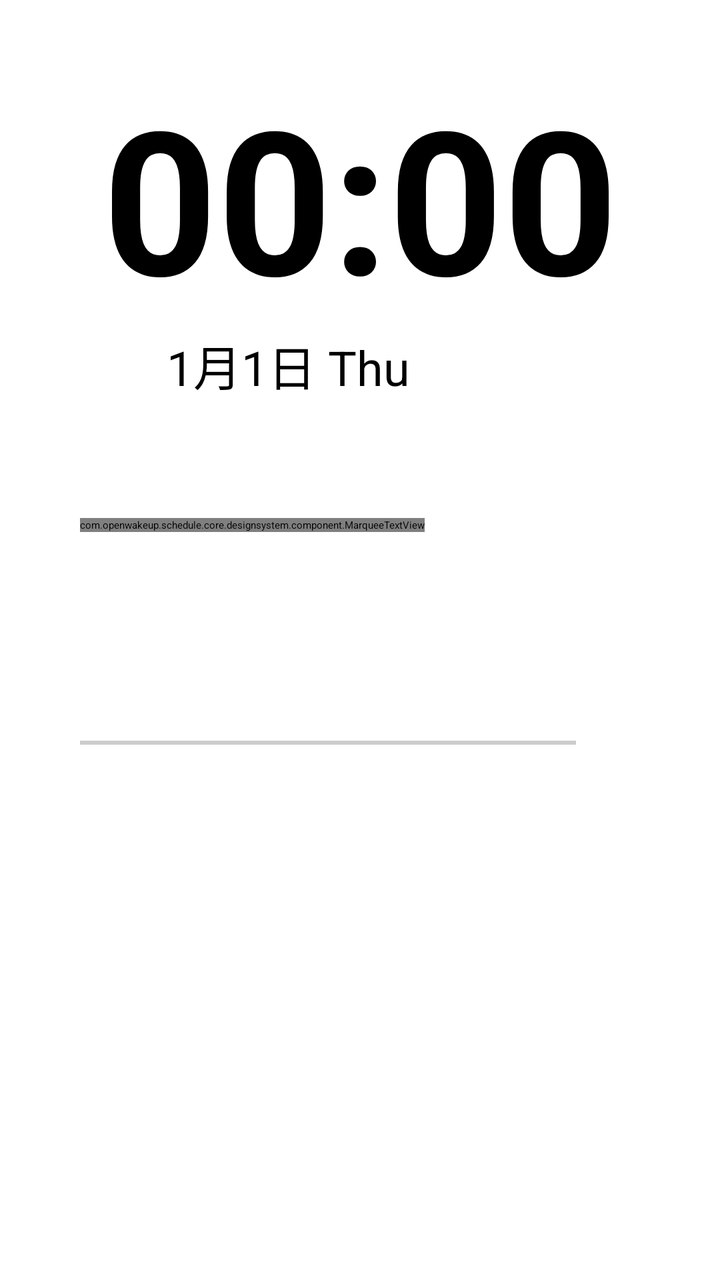
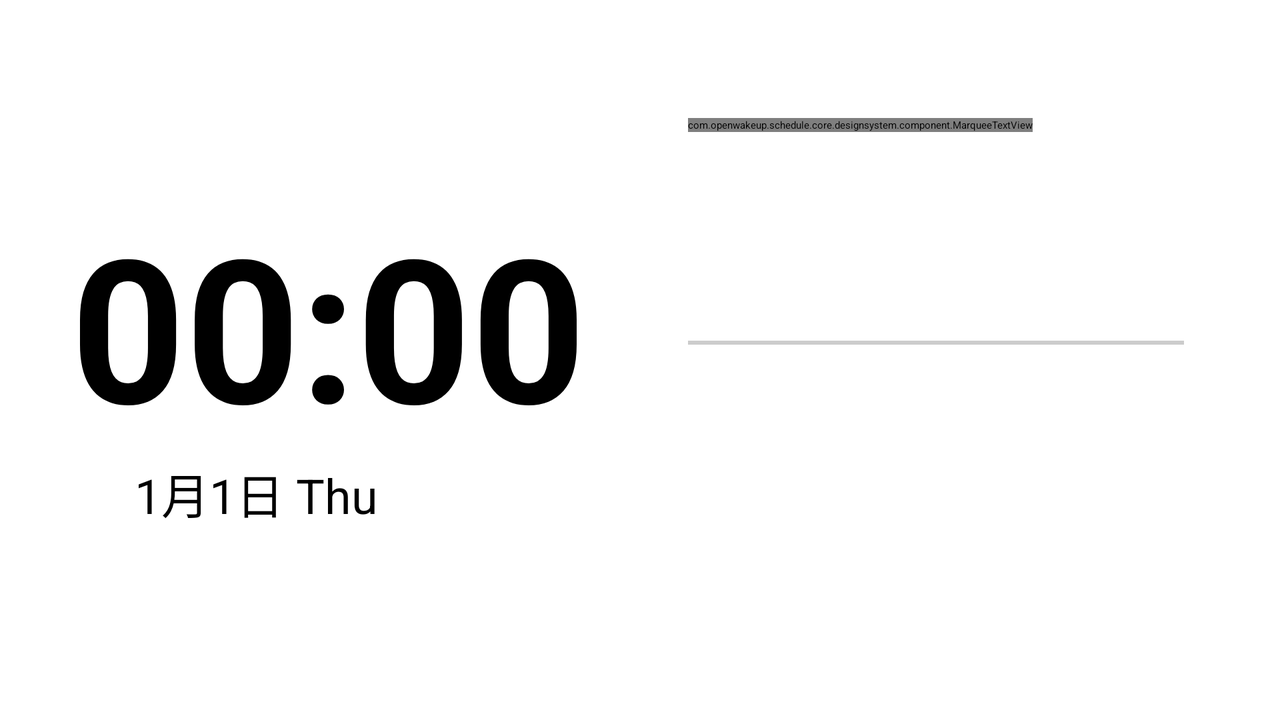

Two renders of one Android screen. The first uses the default layout on a phone; the second uses the alternative layout the repository ships for a different screen configuration, on a matching device. The two XML files are below.
<!-- AndroidManifest.xml: activity theme AppTheme -->
<!-- res/layout/activity_clock.xml -->
<?xml version="1.0" encoding="utf-8"?>
<FrameLayout xmlns:android="http://schemas.android.com/apk/res/android"
    xmlns:app="http://schemas.android.com/apk/res-auto"
    android:layout_width="match_parent"
    android:layout_height="match_parent">

    <androidx.constraintlayout.widget.ConstraintLayout
        android:id="@+id/cl_root"
        android:layout_width="match_parent"
        android:layout_height="match_parent">

        <TextClock
            android:id="@+id/text_clock"
            android:layout_width="wrap_content"
            android:layout_height="wrap_content"
            android:layout_marginTop="32dp"
            android:format12Hour="HH:mm"
            android:format24Hour="HH:mm"
            android:gravity="center"
            android:textSize="100sp"
            android:textStyle="bold"
            app:layout_constraintBottom_toTopOf="@+id/text_date"
            app:layout_constraintEnd_toEndOf="parent"
            app:layout_constraintStart_toStartOf="parent"
            app:layout_constraintTop_toTopOf="parent"
            app:layout_constraintVertical_chainStyle="packed" />

        <TextClock
            android:id="@+id/text_date"
            android:layout_width="wrap_content"
            android:layout_height="wrap_content"
            android:format12Hour="M月d日 EEE"
            android:format24Hour="M月d日 EEE"
            android:paddingStart="16dp"
            android:paddingEnd="16dp"
            android:textSize="24sp"
            app:layout_constraintEnd_toStartOf="@+id/ib_settings"
            app:layout_constraintStart_toStartOf="@+id/text_clock"
            app:layout_constraintTop_toBottomOf="@+id/text_clock" />

        <ImageButton
            android:id="@+id/ib_settings"
            style="@style/ButtonBackground"
            android:layout_width="wrap_content"
            android:layout_height="wrap_content"
            android:contentDescription="@string/title_settings"
            android:padding="16dp"
            android:src="@drawable/ms_settings_24"
            app:layout_constraintBottom_toBottomOf="@+id/text_date"
            app:layout_constraintEnd_toEndOf="@+id/text_clock"
            app:layout_constraintStart_toEndOf="@+id/text_date"
            app:layout_constraintTop_toBottomOf="@+id/text_clock" />

        <LinearLayout
            android:id="@+id/current_content"
            android:layout_width="280dp"
            android:layout_height="wrap_content"
            android:layout_marginTop="32dp"
            android:layout_marginEnd="32dp"
            android:orientation="vertical"
            android:paddingStart="16dp"
            android:paddingEnd="16dp"
            app:layout_constraintBottom_toTopOf="@+id/separator"
            app:layout_constraintEnd_toEndOf="parent"
            app:layout_constraintStart_toStartOf="parent"
            app:layout_constraintTop_toBottomOf="@+id/text_date"
            app:layout_constraintVertical_chainStyle="packed"
            app:layout_goneMarginTop="32dp">

            <com.google.android.material.textview.MaterialTextView
                android:id="@+id/course_time"
                android:layout_width="wrap_content"
                android:layout_height="wrap_content"
                android:textSize="20sp"
                android:textStyle="bold" />

            <com.openwakeup.schedule.core.designsystem.component.MarqueeTextView
                android:id="@+id/current_course_name"
                android:layout_width="wrap_content"
                android:layout_height="wrap_content"
                android:ellipsize="marquee"
                android:focusable="true"
                android:focusableInTouchMode="true"
                android:marqueeRepeatLimit="marquee_forever"
                android:singleLine="true"
                android:textColor="?attr/colorOnSurface"
                android:textSize="22sp"
                android:textStyle="bold" />

            <com.google.android.material.textview.MaterialTextView
                android:id="@+id/tv_room"
                android:layout_width="wrap_content"
                android:layout_height="wrap_content"
                android:layout_marginTop="2dp"
                android:maxLines="1"
                android:textSize="20sp" />

            <com.google.android.material.textview.MaterialTextView
                android:id="@+id/tv_teacher"
                android:layout_width="wrap_content"
                android:layout_height="wrap_content"
                android:maxLines="1"
                android:textSize="20sp" />

            <com.google.android.material.textview.MaterialTextView
                android:id="@+id/tv_note"
                android:layout_width="wrap_content"
                android:layout_height="wrap_content"
                android:layout_marginTop="8dp"
                android:textSize="18sp" />
        </LinearLayout>

        <View
            android:id="@+id/separator"
            android:layout_width="0dp"
            android:layout_height="2dp"
            android:layout_marginStart="16dp"
            android:layout_marginTop="16dp"
            android:layout_marginEnd="16dp"
            android:layout_marginBottom="16dp"
            android:background="@color/listSeparator"
            app:layout_constraintBottom_toTopOf="@+id/rv_list"
            app:layout_constraintEnd_toEndOf="@+id/current_content"
            app:layout_constraintStart_toStartOf="@+id/current_content"
            app:layout_constraintTop_toBottomOf="@+id/current_content" />

        <androidx.recyclerview.widget.RecyclerView
            android:id="@+id/rv_list"
            android:layout_width="0dp"
            android:layout_height="0dp"
            android:layout_marginStart="16dp"
            android:layout_marginEnd="16dp"
            android:layout_marginBottom="32dp"
            app:layout_constraintBottom_toBottomOf="parent"
            app:layout_constraintEnd_toEndOf="@+id/current_content"
            app:layout_constraintStart_toStartOf="@+id/current_content"
            app:layout_constraintTop_toBottomOf="@+id/separator" />
    </androidx.constraintlayout.widget.ConstraintLayout>
</FrameLayout>
<!-- resources referenced by this layout -->
<resources>
  <color name="listSeparator">#33000000</color>
  <string name="title_settings">Settings</string>
  <style name="ButtonBackground" parent="">
          <item name="android:background">?android:attr/selectableItemBackgroundBorderless</item>
      </style>
  <style name="AppTheme" parent="@style/BaseAppTheme">
          <item name="android:forceDarkAllowed">false</item>
      </style>
  <style name="ThemeOverlay.OpenWakeUp.MaterialAlertDialog" parent="@style/ThemeOverlay.Material3Expressive.MaterialAlertDialog">
          <item name="android:windowAnimationStyle">@style/Animation.OpenWakeUp.Dialog</item>
      </style>
  <style name="ThemeOverlay.OpenWakeUp.BottomSheetDialog" parent="@style/ThemeOverlay.Material3.BottomSheetDialog" />
  <style name="VerticalRecyclerView" parent="@android:style/Widget">
          <item name="android:scrollbars">vertical</item>
          <item name="android:overScrollMode">always</item>
      </style>
  <color name="md_theme_background">#faf8ff</color>
  <color name="md_theme_error">#ba1a1a</color>
  <color name="md_theme_errorContainer">#ffdad6</color>
  <color name="md_theme_onBackground">#1a1b21</color>
  <color name="md_theme_onError">#ffffff</color>
  <color name="md_theme_onErrorContainer">#410002</color>
  <color name="md_theme_onPrimary">#ffffff</color>
  <color name="md_theme_onPrimaryContainer">#03174b</color>
  <color name="md_theme_onPrimaryFixed">#03174b</color>
  <color name="md_theme_onPrimaryFixedVariant">#344479</color>
  <color name="md_theme_onSecondary">#ffffff</color>
  <color name="md_theme_onSecondaryContainer">#03174b</color>
  <color name="md_theme_onSecondaryFixed">#03174b</color>
  <color name="md_theme_onSecondaryFixedVariant">#344479</color>
  <color name="md_theme_onSurface">#1a1b21</color>
  <color name="md_theme_inverseOnSurface">#f1f0f7</color>
  <color name="md_theme_onSurfaceVariant">#45464f</color>
  <color name="md_theme_onTertiary">#ffffff</color>
  <color name="md_theme_onTertiaryContainer">#03174b</color>
  <color name="md_theme_onTertiaryFixed">#03174b</color>
  <color name="md_theme_onTertiaryFixedVariant">#344479</color>
  <color name="md_theme_outline">#767680</color>
  <color name="md_theme_outlineVariant">#c6c6d0</color>
  <color name="md_theme_primary">#4c5c92</color>
  <color name="md_theme_primaryContainer">#dce1ff</color>
  <color name="md_theme_primaryFixed">#dce1ff</color>
  <color name="md_theme_primaryFixedDim">#b5c4ff</color>
  <color name="md_theme_inversePrimary">#b5c4ff</color>
  <color name="md_theme_secondary">#4c5c92</color>
  <color name="md_theme_secondaryContainer">#dce1ff</color>
  <color name="md_theme_secondaryFixed">#dce1ff</color>
  <color name="md_theme_secondaryFixedDim">#b5c4ff</color>
  <color name="md_theme_surface">#faf8ff</color>
  <color name="md_theme_surfaceBright">#faf8ff</color>
  <color name="md_theme_surfaceContainer">#eeedf4</color>
  <color name="md_theme_surfaceContainerHigh">#e9e7ef</color>
  <color name="md_theme_surfaceContainerHighest">#e3e1e9</color>
  <color name="md_theme_surfaceContainerLow">#f4f3fa</color>
  <color name="md_theme_surfaceContainerLowest">#ffffff</color>
  <color name="md_theme_surfaceDim">#dad9e0</color>
  <color name="md_theme_inverseSurface">#2f3036</color>
  <color name="md_theme_surfaceVariant">#e2e1ec</color>
  <color name="md_theme_tertiary">#4c5c92</color>
  <color name="md_theme_tertiaryContainer">#dce1ff</color>
  <color name="md_theme_tertiaryFixed">#dce1ff</color>
  <color name="md_theme_tertiaryFixedDim">#b5c4ff</color>
  <style name="Animation.OpenWakeUp.Dialog" parent="@android:style/Animation.Dialog">
          <item name="android:windowEnterAnimation">@anim/openwakeup_dialog_enter</item>
          <item name="android:windowExitAnimation">@anim/openwakeup_dialog_exit</item>
      </style>
  <!-- some entries are left out for length -->
</resources>
<!-- res/layout-land/activity_clock.xml (the repository's variant of the layout above) -->
<!-- drawn on the phone turned sideways -->
<?xml version="1.0" encoding="utf-8"?>
<FrameLayout xmlns:android="http://schemas.android.com/apk/res/android"
    xmlns:app="http://schemas.android.com/apk/res-auto"
    android:layout_width="match_parent"
    android:layout_height="match_parent">

    <androidx.constraintlayout.widget.ConstraintLayout
        android:id="@+id/cl_root"
        android:layout_width="match_parent"
        android:layout_height="match_parent">

        <TextClock
            android:id="@+id/text_clock"
            android:layout_width="wrap_content"
            android:layout_height="wrap_content"
            android:format12Hour="HH:mm"
            android:format24Hour="HH:mm"
            android:gravity="center"
            android:textSize="100sp"
            android:textStyle="bold"
            app:layout_constraintBottom_toTopOf="@+id/text_date"
            app:layout_constraintEnd_toStartOf="@+id/current_content"
            app:layout_constraintStart_toStartOf="parent"
            app:layout_constraintTop_toTopOf="parent"
            app:layout_constraintVertical_chainStyle="packed" />

        <TextClock
            android:id="@+id/text_date"
            android:layout_width="wrap_content"
            android:layout_height="wrap_content"
            android:format12Hour="M月d日 EEE"
            android:format24Hour="M月d日 EEE"
            android:paddingStart="16dp"
            android:paddingEnd="16dp"
            android:textSize="24sp"
            app:layout_constraintBottom_toBottomOf="parent"
            app:layout_constraintEnd_toStartOf="@+id/ib_settings"
            app:layout_constraintStart_toStartOf="@+id/text_clock"
            app:layout_constraintTop_toBottomOf="@+id/text_clock" />

        <ImageButton
            android:id="@+id/ib_settings"
            style="@style/ButtonBackground"
            android:layout_width="wrap_content"
            android:layout_height="wrap_content"
            android:contentDescription="@string/title_settings"
            android:padding="16dp"
            android:src="@drawable/ms_settings_24"
            app:layout_constraintBottom_toBottomOf="@+id/text_date"
            app:layout_constraintEnd_toEndOf="@+id/text_clock"
            app:layout_constraintStart_toEndOf="@+id/text_date"
            app:layout_constraintTop_toBottomOf="@+id/text_clock" />

        <LinearLayout
            android:id="@+id/current_content"
            android:layout_width="280dp"
            android:layout_height="wrap_content"
            android:layout_marginTop="32dp"
            android:layout_marginEnd="32dp"
            android:orientation="vertical"
            android:paddingStart="16dp"
            android:paddingEnd="16dp"
            app:layout_constraintBottom_toTopOf="@+id/separator"
            app:layout_constraintEnd_toEndOf="parent"
            app:layout_constraintTop_toTopOf="parent"
            app:layout_constraintVertical_chainStyle="packed">

            <com.google.android.material.textview.MaterialTextView
                android:id="@+id/course_time"
                android:layout_width="wrap_content"
                android:layout_height="wrap_content"
                android:textSize="20sp"
                android:textStyle="bold" />

            <com.openwakeup.schedule.core.designsystem.component.MarqueeTextView
                android:id="@+id/current_course_name"
                android:layout_width="wrap_content"
                android:layout_height="wrap_content"
                android:ellipsize="marquee"
                android:focusable="true"
                android:focusableInTouchMode="true"
                android:marqueeRepeatLimit="marquee_forever"
                android:singleLine="true"
                android:textColor="?attr/colorOnSurface"
                android:textSize="22sp"
                android:textStyle="bold" />

            <com.google.android.material.textview.MaterialTextView
                android:id="@+id/tv_room"
                android:layout_width="wrap_content"
                android:layout_height="wrap_content"
                android:layout_marginTop="2dp"
                android:maxLines="1"
                android:textSize="20sp" />

            <com.google.android.material.textview.MaterialTextView
                android:id="@+id/tv_teacher"
                android:layout_width="wrap_content"
                android:layout_height="wrap_content"
                android:maxLines="1"
                android:textSize="20sp" />

            <com.google.android.material.textview.MaterialTextView
                android:id="@+id/tv_note"
                android:layout_width="wrap_content"
                android:layout_height="wrap_content"
                android:layout_marginTop="8dp"
                android:textSize="18sp" />
        </LinearLayout>

        <View
            android:id="@+id/separator"
            android:layout_width="0dp"
            android:layout_height="2dp"
            android:layout_marginStart="16dp"
            android:layout_marginTop="16dp"
            android:layout_marginEnd="16dp"
            android:layout_marginBottom="16dp"
            android:background="@color/listSeparator"
            app:layout_constraintBottom_toTopOf="@+id/rv_list"
            app:layout_constraintEnd_toEndOf="@+id/current_content"
            app:layout_constraintStart_toStartOf="@+id/current_content"
            app:layout_constraintTop_toBottomOf="@+id/current_content" />

        <androidx.recyclerview.widget.RecyclerView
            android:id="@+id/rv_list"
            android:layout_width="0dp"
            android:layout_height="0dp"
            android:layout_marginStart="16dp"
            android:layout_marginEnd="16dp"
            android:layout_marginBottom="32dp"
            app:layout_constraintBottom_toBottomOf="parent"
            app:layout_constraintEnd_toEndOf="@+id/current_content"
            app:layout_constraintStart_toStartOf="@+id/current_content"
            app:layout_constraintTop_toBottomOf="@+id/separator" />
    </androidx.constraintlayout.widget.ConstraintLayout>
</FrameLayout>
